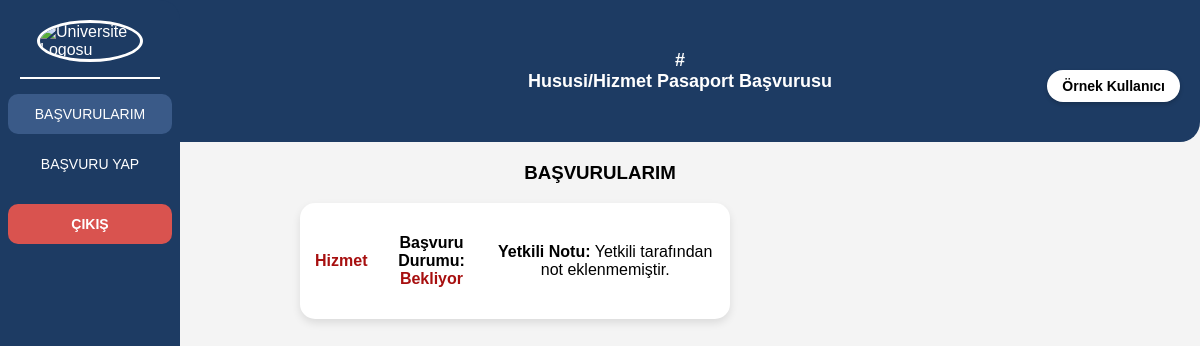
The app's page /kullanicisayfa.php (signed in) with its own data.
### tables this page shows
CREATE TABLE `applications` (
  `id` int(11) NOT NULL,
  `user_id` int(11) NOT NULL,
  `pasaport_turu` enum('Hususi','Hizmet') NOT NULL,
  `kadro` varchar(50) NOT NULL,
  `unvan` varchar(50) NOT NULL,
  `kurum_sicil_no` varchar(20) NOT NULL,
  `tel_no` varchar(15) NOT NULL,
  `email` varchar(100) NOT NULL,
  `nufus_mudurlugu` varchar(50) NOT NULL,
  `kimlik_fotokopisi` varchar(255) NOT NULL,
  `basvuru_tarihi` timestamp NOT NULL DEFAULT current_timestamp(),
  `surec` varchar(50) NOT NULL,
  `notlar` text DEFAULT NULL,
  `esi_var_mi` enum('Var','Yok') NOT NULL DEFAULT 'Yok',
  `es_kimlik_fotokopisi` varchar(255) DEFAULT NULL,
  `cocuk_sayisi` int(11) DEFAULT 0,
  `faculty` varchar(255) NOT NULL
);

### kullanicisayfa.php (the view, shortened to what this page needs)
<?php
include 'db.php';
$kullanici_adi = $_SESSION['user_name'];
$kullanici_id = $_SESSION['user_id'];
?>
<!DOCTYPE html>
<html lang="tr">
<head>
</head>
<body>
    <div class="sidebar">
        <img src="#" alt="Üniversite Logosu">
        <div class="divider"></div>
        <a href="#" class="active">BAŞVURULARIM</a>
        <a href="basvuruyapsayfa.php">BAŞVURU YAP</a>
        <a href="index.php" class="logout-button">ÇIKIŞ</a>
    </div>
    <div class="header">
        #<br> Hususi/Hizmet Pasaport Başvurusu
        <div class="account-name"><?php echo htmlspecialchars($kullanici_adi); ?></div>
    </div>
    <div class="application-container">
        <h3>BAŞVURULARIM</h3>
        <?php
        $sql = "SELECT pasaport_turu,surec, notlar FROM applications WHERE user_id = ?";
        $stmt = $conn->prepare($sql);
        $stmt->bind_param("i", $kullanici_id);
        $stmt->execute();
        $result = $stmt->get_result();
        if ($result->num_rows > 0):
            while ($basvuru = $result->fetch_assoc()): ?>
                <div class="application-box">
                    <p><span class="status"><?php echo htmlspecialchars($basvuru['pasaport_turu']); ?></span></p>
                    <p><strong>Başvuru Durumu:</strong> <span class="status"><?php echo htmlspecialchars($basvuru['surec']); ?></span></p>
                    <p><strong>Yetkili Notu:</strong> <?php echo !empty($basvuru['notlar']) ? htmlspecialchars($basvuru['notlar']) : "Yetkili tarafından not eklenmemiştir."; ?></p>
                </div>
            <?php endwhile;
        else: ?>
            <p>Henüz bir başvurunuz bulunmamaktadır.</p>
            <a href="basvuruyapsayfa.php">Başvuru yapmak için tıklayın.</a>
        <?php endif; ?>
    </div>
</body>
</html>

### kullanicisayfa.php (style rules this page uses)
body { margin: 0; font-family: 'Arial', sans-serif; background-color: #f4f4f4; }
.sidebar { position: fixed; left: 0; top: 0; height: 100vh; width: 140px; background-color: #1d3b63; padding: 20px; color: white; display: flex; flex-direction: column; align-items: center; border-radius: 0 20px 20px 0; }
.sidebar img { width: 100px; height: auto; margin-bottom: 15px; border-radius: 50%; border: 3px solid white; }
.sidebar .divider { width: 100%; height: 2px; background-color: white; margin-bottom: 15px; }
.sidebar a { display: block; color: white; text-decoration: none; font-size: 14px; padding: 12px; width: 100%; text-align: center; border-radius: 10px; margin-bottom: 10px; transition: all 0.3s ease; }
.sidebar a.active, .sidebar a:hover { background-color: #3a5a88; }
.header { background-color: #1d3b63; color: white; padding: 50px; text-align: center; font-size: 18px; font-weight: bold; margin-left: 160px; border-radius: 0 0 20px 20px; }
.account-name { position: absolute; right: 20px; top: 70px; background-color: white; color: black; padding: 8px 15px; border-radius: 20px; font-weight: bold; font-size: 14px; box-shadow: 0 2px 4px rgba(0, 0, 0, 0.2); }
.application-box { display: flex; align-items: center; justify-content: space-between; width: 400px; padding: 15px; background-color: white; border-radius: 15px; box-shadow: 0 4px 8px rgba(0, 0, 0, 0.1); margin: 10px 0; transition: all 0.3s ease; }
.logout-button { display: block; color: white; text-decoration: none; font-size: 14px; padding: 10px; width: 100%; text-align: center; border-radius: 10px; background-color: #d9534f; margin-top: 10px; font-weight: bold; transition: all 0.3s ease; }
.application-container { width: 100%; max-width: 600px; margin: 20px auto; text-align: center; }
.status { font-weight: bold; color:rgb(167, 15, 15); }

### records on screen
applications: pasaport_turu "Hizmet", surec "Bekliyor", shows "Yetkili tarafından not eklenmemiştir."

### other values on screen
$kullanici_adi "Örnek Kullanıcı"
